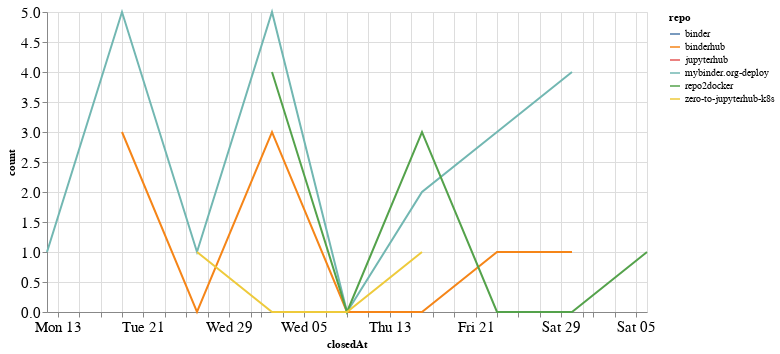

Source (notebook cell):
### Code cell
closed_by_time = closed_by.groupby('repo').resample('W', on='closedAt').count()['author'].reset_index()
closed_by_time = closed_by_time.rename(columns={'author': 'count'})

alt.Chart(closed_by_time, width=600).mark_line().encode(
    x='closedAt',
    y='count',
    color='repo',
    tooltip="repo"
)

### Figure 1 — Vega-Lite specification as saved in the notebook (floating-point values rounded to 4 significant figures)
{"config": {"axisLeft": {"labelFontSize": 15}, "axisBottom": {"labelFontSize": 15}}, "data": {"name": "data-9647d16b14b90320db7966d5eba2768f"}, "mark": "line", "encoding": {"color": {"type": "nominal", "field": "repo"}, "tooltip": {"type": "nominal", "field": "repo"}, "x": {"type": "temporal", "field": "closedAt"}, "y": {"type": "quantitative", "field": "count"}}, "width": 600, "$schema": "https://vega.github.io/schema/vega-lite/v4.8.1.json", "datasets": {"data-9647d16b14b90320db7966d5eba2768f": [{"repo": "binder", "closedAt": "2020-07-26T00:00:00", "count": 1}, {"repo": "binderhub", "closedAt": "2020-07-19T00:00:00", "count": 3}, {"repo": "binderhub", "closedAt": "2020-07-26T00:00:00", "count": 0}, {"repo": "binderhub", "closedAt": "2020-08-02T00:00:00", "count": 3}, {"repo": "binderhub", "closedAt": "2020-08-09T00:00:00", "count": 0}, {"repo": "binderhub", "closedAt": "2020-08-16T00:00:00", "count": 0}, {"repo": "binderhub", "closedAt": "2020-08-23T00:00:00", "count": 1}, {"repo": "binderhub", "closedAt": "2020-08-30T00:00:00", "count": 1}, {"repo": "jupyterhub", "closedAt": "2020-08-16T00:00:00", "count": 1}, {"repo": "mybinder.org-deploy", "closedAt": "2020-07-12T00:00:00", "count": 1}, {"repo": "mybinder.org-deploy", "closedAt": "2020-07-19T00:00:00", "count": 5}, {"repo": "mybinder.org-deploy", "closedAt": "2020-07-26T00:00:00", "count": 1}, {"repo": "mybinder.org-deploy", "closedAt": "2020-08-02T00:00:00", "count": 5}, {"repo": "mybinder.org-deploy", "closedAt": "2020-08-09T00:00:00", "count": 0}, {"repo": "mybinder.org-deploy", "closedAt": "2020-08-16T00:00:00", "count": 2}, {"repo": "mybinder.org-deploy", "closedAt": "2020-08-23T00:00:00", "count": 3}, {"repo": "mybinder.org-deploy", "closedAt": "2020-08-30T00:00:00", "count": 4}, {"repo": "repo2docker", "closedAt": "2020-08-02T00:00:00", "count": 4}, {"repo": "repo2docker", "closedAt": "2020-08-09T00:00:00", "count": 0}, {"repo": "repo2docker", "closedAt": "2020-08-16T00:00:00", "count": 3}, {"repo": "repo2docker", "closedAt": "2020-08-23T00:00:00", "count": 0}, {"repo": "repo2docker", "closedAt": "2020-08-30T00:00:00", "count": 0}, {"repo": "repo2docker", "closedAt": "2020-09-06T00:00:00", "count": 1}, {"repo": "zero-to-jupyterhub-k8s", "closedAt": "2020-07-26T00:00:00", "count": 1}, {"repo": "zero-to-jupyterhub-k8s", "closedAt": "2020-08-02T00:00:00", "count": 0}, {"repo": "zero-to-jupyterhub-k8s", "closedAt": "2020-08-09T00:00:00", "count": 0}, {"repo": "zero-to-jupyterhub-k8s", "closedAt": "2020-08-16T00:00:00", "count": 1}]}}
